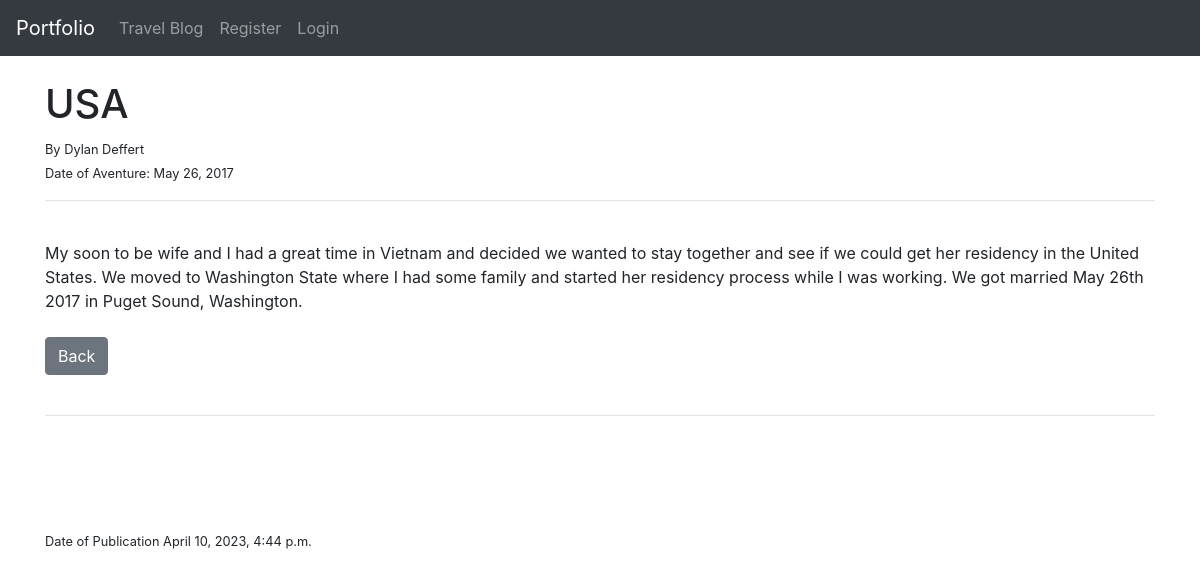
The app's page /article/2 with its own data.
### portfolio/models.py (models this page shows, shortened)
class Post(models.Model):
    title = models.CharField(max_length=255)
    author = models.ForeignKey(User, on_delete=models.CASCADE)
    body = RichTextField(blank=True, null=True)
    summary = models.CharField(max_length=255)
    adventure_date = models.DateField()
    published = models.DateTimeField(default=datetime.now)
    likes = models.ManyToManyField(User, related_name='blog_post')
    def total_likes(self):
        return self.likes.count()

### portfolio/views.py (the view)
# urls.py: path('article/<int:pk>', ArticleDetailView.as_view(), name='article_detail'),
class ArticleDetailView(DetailView):
    model = Post
    template_name = 'article_details.html'
    def get_context_data(self, **kwargs):
        context = super().get_context_data(**kwargs)
        post_by_id = get_object_or_404(Post, id=self.kwargs['pk'])
        total_likes = post_by_id.total_likes()
        liked = False
        if post_by_id.likes.filter(id=self.request.user.id).exists():
            liked = True
        context['total_likes'] = total_likes
        context['liked'] = liked
        return context

### templates/article_details.html (shortened to what this page needs)
{% extends 'base.html' %}
{% block content %}
<h1>{{ post.title }}</h1>
<small>By
    {{ post.author.first_name }}
    {{ post.author.last_name }} <br/>
    Date of Aventure: {{ post.adventure_date }}
</small> <br/>
<hr>
<br/>
{{ post.body|safe }}
<br/><br/>
<a href="{% url 'blog' %}" class="btn btn-secondary">Back</a>
<br/>
<br/>
<hr>
<br/>
<br/>
<br/>
<br/>
<small>Date of Publication {{ post.published }}</small>
{% endblock %}

### records on screen
Post: title "USA", author.first_name "Dylan", author.last_name "Deffert", adventure_date "May 26, 2017", body "My soon to be wife and I had a great time in Vietnam and decided we wanted to stay together and see if we could get her residency in the United States. We moved to Washington State where I had some family and started her residency process while I was working. We got married May 26th 2017 in Puget Sound, Washington.", published "April 10, 2023, 4:44 p.m."
